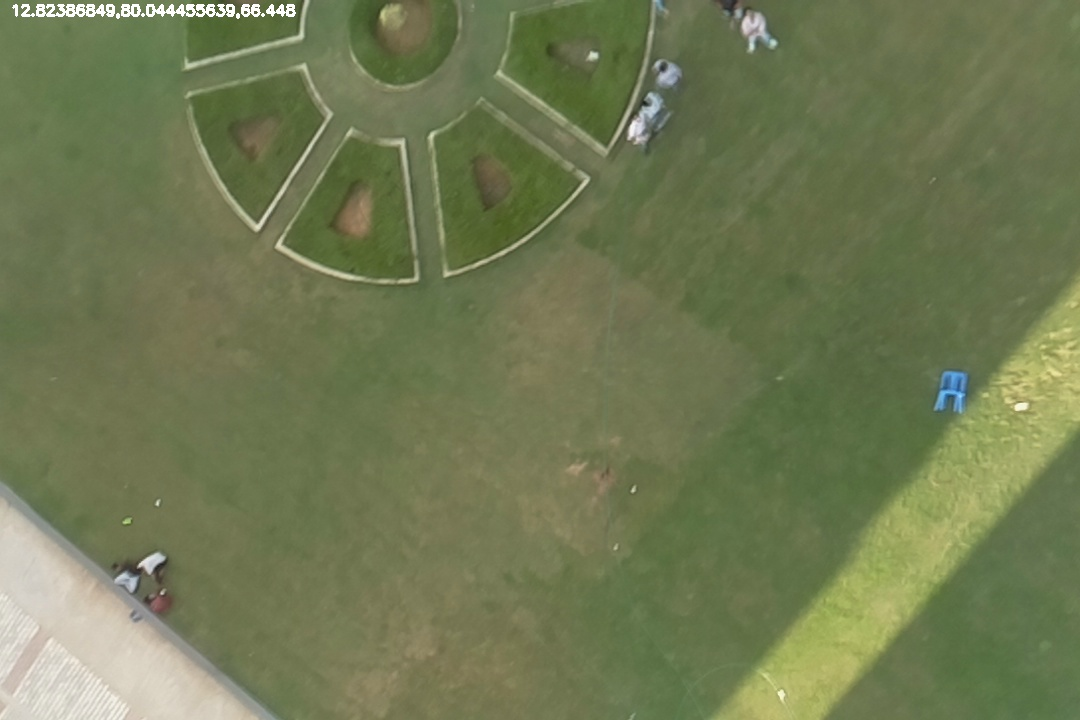
#> input picture Test  99.jpeg, 1080 x 720 px
$ python snip.py   (Python 2 division)   (older library calls are emulated)
#> lines starting #> are read from the running program, lines starting #| are printed output that depends on the picture; after the words box and inside, x2 and y2 are one past the last pixel; in counts of white or black regions, pixels touching at a corner belong together
import cv2
import numpy as np
def imgClip(forOrb,cx,cy):
	clippedImage=forOrb[cy-100:cy+100,cx-100:cx+100]
	return clippedImage


def initOrb(clipForOrb):
	referenceImage = cv2.imread("reference.jpeg")
	orb = cv2.ORB_create(400)
	#sift = cv2.xfeatures2d.SIFT_create()
	kpRef,desRef=orb.detectAndCompute(referenceImage,None)
	kpAct,desAct=orb.detectAndCompute(clipForOrb,None)

	bf = cv2.BFMatcher()
	matches = bf.knnMatch(desRef,desAct, k=2)

	good = []
	for m,n in matches:
		if m.distance < 0.94*n.distance:
			good.append([m])
	print len(good)
	img3 = cv2.drawMatchesKnn(referenceImage,kpRef,clipForOrb,kpAct,good,None)
	return img3


frame = cv2.imread("Test  99.jpeg")
#> frame is the input picture: shape (720, 1080, 3); mean B, G, R 82.8, 121.8, 112.4
b,g,r = cv2.split(frame) 														#Splitting channels for clahe
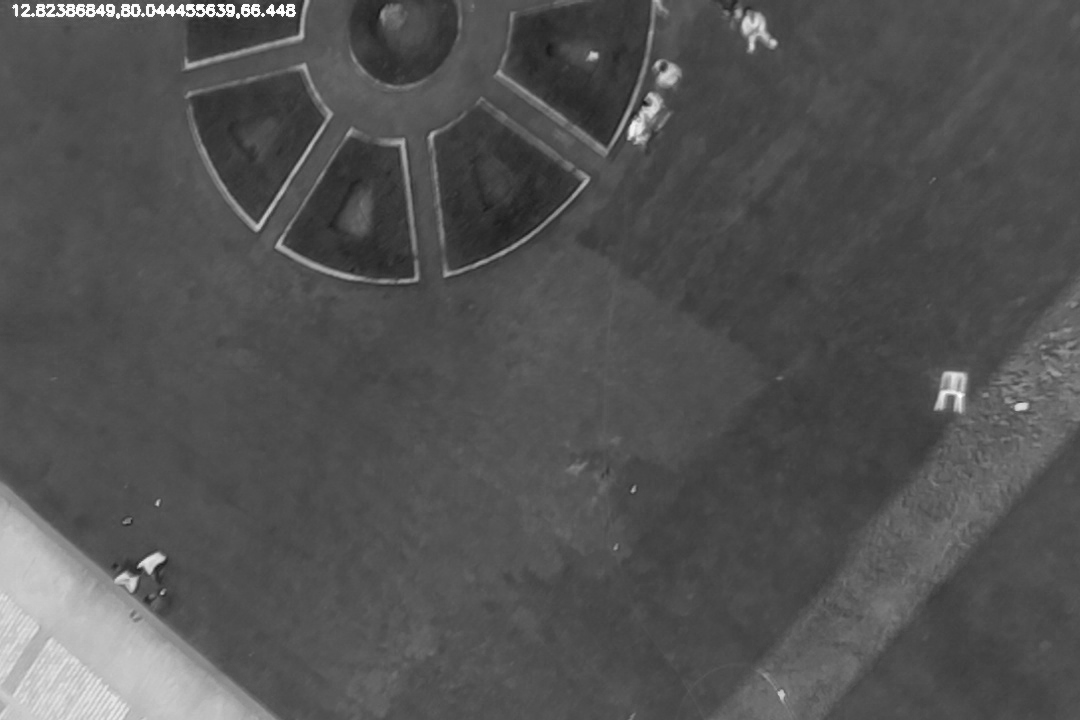
#> b: shape (720, 1080); min 22, max 255, mean 82.8
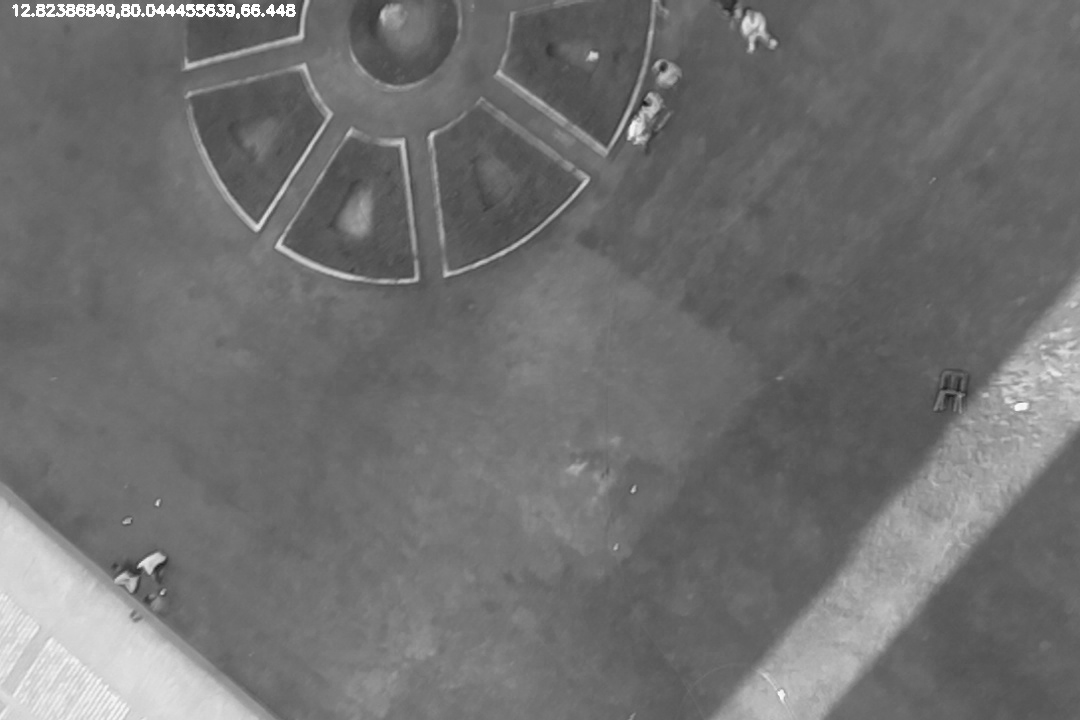
#> r: shape (720, 1080); min 21, max 255, mean 112.4
forOrb=frame
clahe = cv2.createCLAHE(clipLimit=0.1, tileGridSize=(8,8))						# Applying Clahe filter
b1 = clahe.apply(b)
b2 = clahe.apply(g)
b3 = clahe.apply(r)

#frame = cv2.merge((b1,b2,b3))													#MAIN IMAGE
frame=cv2.medianBlur(frame,5)
hsv = cv2.cvtColor(frame, cv2.COLOR_BGR2HSV)  									#HSV IMAGE FOR PROCESSING THE BLUE COLOR
#> hsv: shape (720, 1080, 3); mean H, S, V 37.1, 84.9, 122.3
lower_blue = np.array([82,80,120])												#LOWER BLUE COLOR RANGE
upper_blue = np.array([140,250,250])		 									#HIGHER BLUE COLOR RANGE
in_range = cv2.inRange(hsv, lower_blue, upper_blue)  							#FINDING THE BLUE MASK
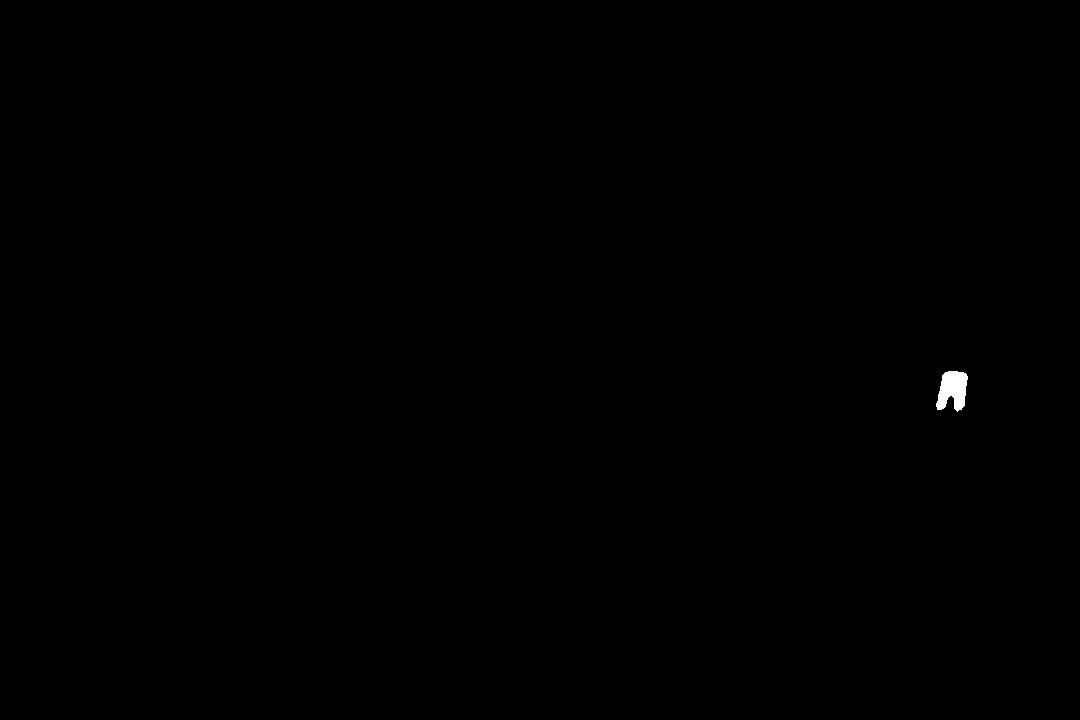
#> in_range: shape (720, 1080); 0.12% white; 1 white region
img,cnts,hi = cv2.findContours(in_range,cv2.RETR_TREE,cv2.CHAIN_APPROX_NONE)	#FINDING IF BLUE COLOR IS PRESENT OR NOT
#> cnts = 1 contour; box (x1, y1, x2, y2) and area: (936, 371, 968, 412) 842; hi = [[-1, -1, -1, -1]]

maxArea=0 																		#FOR FINDING THE MAXIMUM AREA CONTOUR
index=0

if len(cnts)==0:
	pass
else:
	for i in range(len(cnts)):
			a = cv2.contourArea(cnts[i])
			if a >maxArea:
				cnt = cnts[i]
#> this loop made 1 pass
#> a on pass 1: 842.5

	cv2.drawContours(frame,cnt,-1,(0,255,0),3)
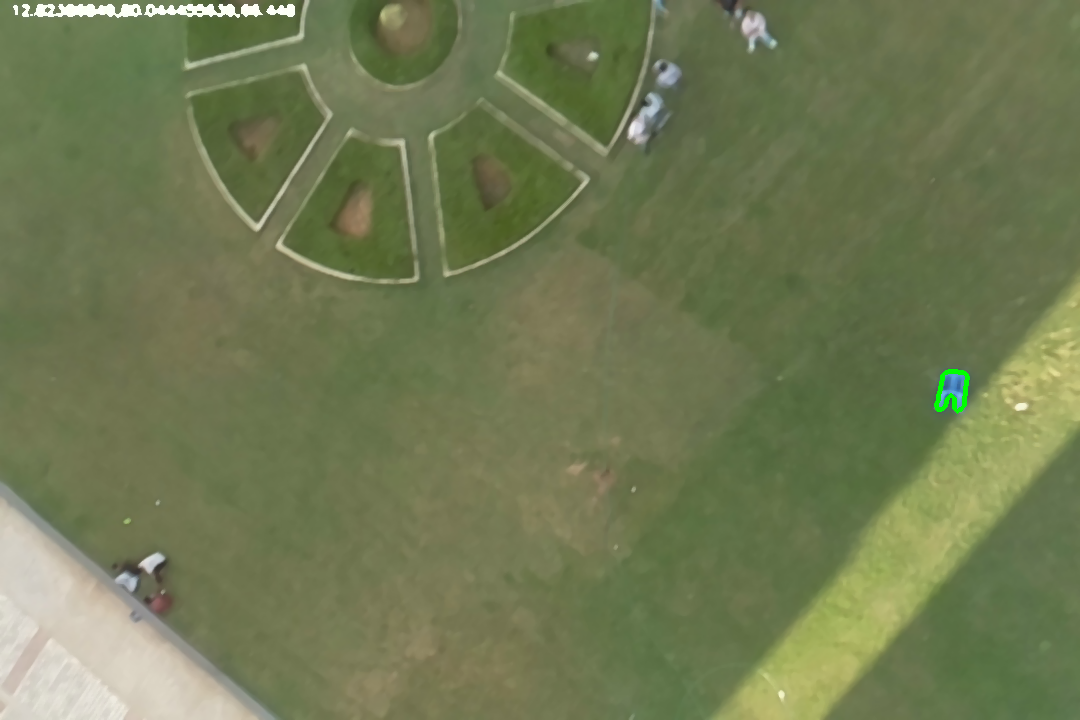
#> frame: shape (720, 1080, 3); mean B, G, R 82.7, 121.9, 112.3
	M = cv2.moments(cnt)
#> M = moments, m00 842.5, centre m10/m00, m01/m00 = (952.4, 389.2)
	cx = int(M['m10']/M['m00'])
#> cx = 952
	cy = int(M['m01']/M['m00'])
#> cy = 389
	cv2.circle(frame,(cx,cy),3,(0,0,255),-1)									#DRAWING THE CENTROID
#> frame: shape (720, 1080, 3); under 0.01% of pixels changed, all inside (x1, y1, x2, y2) = (949, 386, 956, 393)
	clipForOrb=imgClip(forOrb,cx,cy)											#CLIPPING THE IMAGE FOR ORB FEATURE MATCHING
#> in imgClip, `clippedImage=forOrb[cy-100:cy+100,cx-100:cx+100]`:
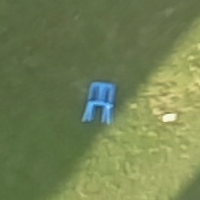
#> clippedImage: shape (200, 200, 3); mean B, G, R 83.1, 129.1, 115
	final=initOrb(clipForOrb)															#INITIALIZING THE ORB FUNCTION
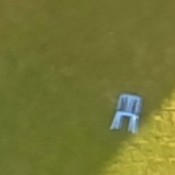
#> input picture reference.jpeg, 175 x 175 px
#> in initOrb, referenceImage is the input picture: shape (175, 175, 3); mean B, G, R 52.1, 117.4, 115.7
#> in initOrb, `kpRef,desRef=orb.detectAndCompute(referenceImage,None)`: kpRef = 51 keypoints; strongest (x, y, size): (134, 116, 37.2), (128, 119, 37.2), (128, 120, 44.6), (134, 117, 31)
#> in initOrb, `kpAct,desAct=orb.detectAndCompute(clipForOrb,None)`: kpAct = 121 keypoints; strongest (x, y, size): (97, 106, 64.3), (109, 106, 37.2), (107, 105, 53.6), (108, 107, 44.6)
#> in initOrb, `matches = bf.knnMatch(desRef,desAct, k=2)`: matches = 51 matches
#> the loop in initOrb, `for m,n in matches:` made 51 passes
#> after the loop in initOrb, `for m,n in matches:`: good = 34 matches
#| 34
#> in initOrb, `img3 = cv2.drawMatchesKnn(referenceImage,kpRef,clipForOrb,kpAct,good,N..`:
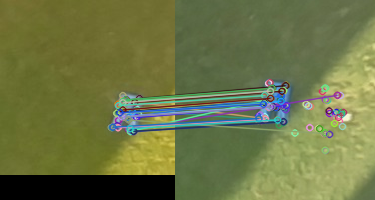
#> img3: shape (200, 375, 3); mean B, G, R 68.8, 116.8, 108.1

	cv2.imshow("clippedImage",clipForOrb)
	cv2.imshow("Final_matched",final)
	cv2.imshow("inRange",in_range)
	cv2.imshow("ImageWithCentroid",frame)


cv2.waitKey(0)
cv2.destroyAllWindows()
